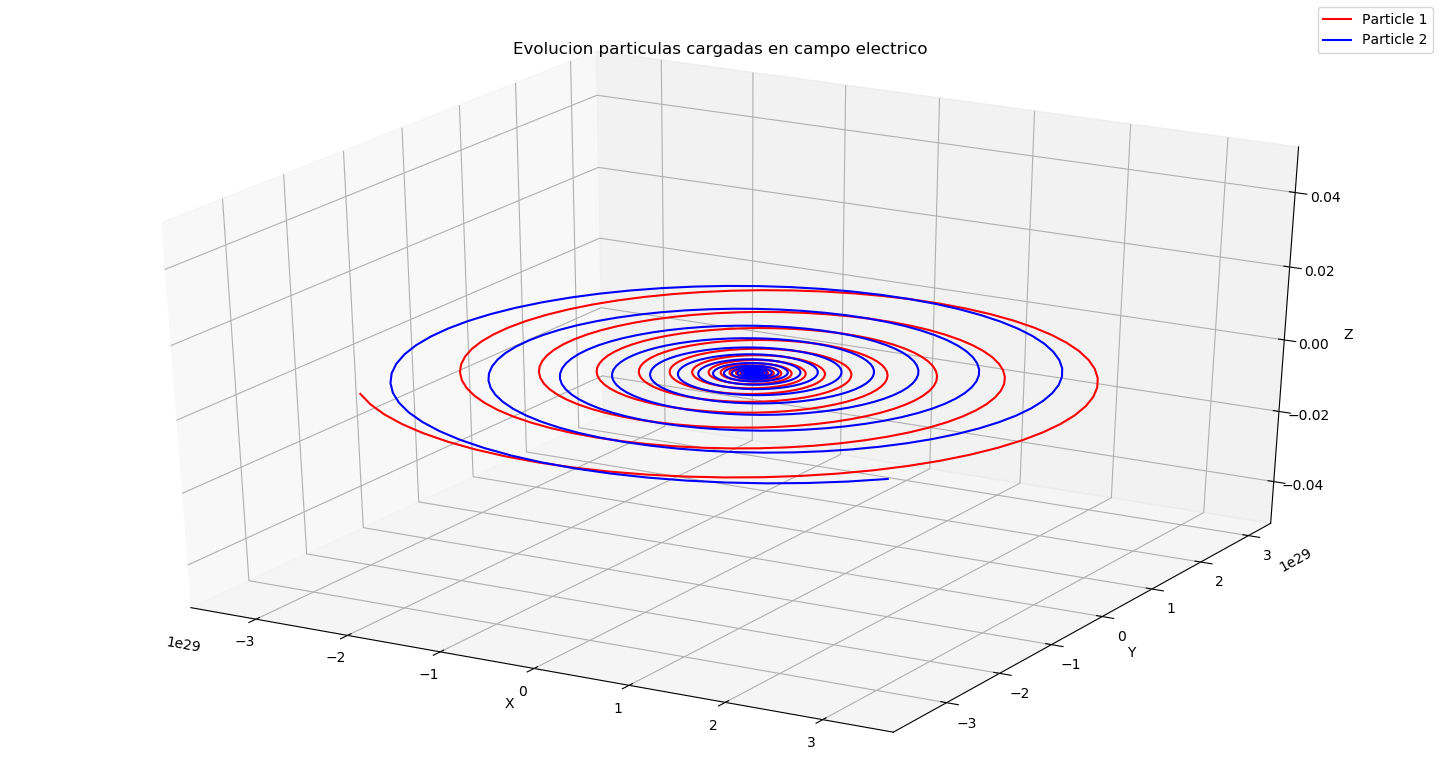

Reproduce this figure in Python.

import numpy as np
import matplotlib.pyplot as plt
from mpl_toolkits.mplot3d import Axes3D


class Particle:

    #Atributos
    cargada = True

    #Instancias

    def __init__(self, x, y, z, vx, vy, vz, m, carga):

        self.X=x
        self.Y=y
        self.Z=z
        self.VX=vx
        self.VY=vy
        self.VZ=vz
        self.M=m
        self.Carga=carga
    

    def Fuerza(self, Ex, Ey, Ez):

        BZ = 10.0
        Fx = self.Carga*(Ex + self.VY*BZ)
        Fy = self.Carga*(Ey - self.VX*BZ)
        Fz = self.Carga*Ez

        return Fx,Fy,Fz

        
    def Vel_evol(self, ax, ay, az, t):

        self.VX = self.VX + ax*t
        self.VY = self.VY + ay*t
        self.VZ = self.VZ + az*t


    def Pos_evol(self, ax, ay, az, t):

       self.X = self.X + (self.VX * t) + (0.5*ax*t*t)
       self.Y = self.Y + (self.VY * t) + (0.5*ay*t*t)
       self.Z = self.Z + (self.VZ * t) + (0.5*az*t*t)
       

Part1 = Particle(0.0, 0.0, 0.0, 0.0, 0.0, 0.0, 10.0, 1)
Part2 = Particle(1.0, 0.0, 0.0, 0.0, 0.0, 0.0, 10.0, -1)



x1 = []
y1 = []
z1 = []

x2 = []
y2 = []
z2 = []

for i in range(0, 10000):
    if ((Part2.X-Part1.X)**(2) + (Part2.Y-Part1.Y)**(2) + (Part2.Z-Part1.Z)**(2)) == 0: break

    Ex2 = (Part2.Carga*(Part1.X-Part2.X))/(4*np.pi*(8.8541e-12)*((Part1.X-Part2.X)**(2) + (Part1.Y-Part2.Y)**(2) + (Part1.Z-Part2.Z)**(2))**(3/2))
    Ey2 = (Part2.Carga*(Part1.Y-Part2.Y))/(4*np.pi*8.8541e-12*((Part1.X-Part2.X)**(2) + (Part1.Y-Part2.Y)**(2) + (Part1.Z-Part2.Z)**(2))**(3/2))
    Ez2 = (Part2.Carga*(Part1.Z-Part2.Z))/(4*np.pi*8.8541e-12*((Part1.X-Part2.X)**(2) + (Part1.Y-Part2.Y)**(2) + (Part1.Z-Part2.Z)**(2))**(3/2))
    
    Ex1 = (Part1.Carga*(-Part1.X+Part2.X))/(4*np.pi*8.8541e-12*((Part2.X-Part1.X)**(2) + (Part2.Y-Part1.Y)**(2) + (Part2.Z-Part1.Z)**(2))**(3/2))
    Ey1 = (Part1.Carga*(-Part1.Y+Part2.Y))/(4*np.pi*8.8541e-12*((Part2.X-Part1.X)**(2) + (Part2.Y-Part1.Y)**(2) + (Part2.Z-Part1.Z)**(2))**(3/2))
    Ez1 = (Part1.Carga*(-Part1.Z+Part2.Z))/(4*np.pi*8.8541e-12*((Part2.X-Part1.X)**(2) + (Part2.Y-Part1.Y)**(2) + (Part2.Z-Part1.Z)**(2))**(3/2))

    Fx, Fy, Fz =Part1.Fuerza(Ex2, Ey2, Ez2)
    Fx2, Fy2, Fz2 =Part2.Fuerza(Ex1, Ey1, Ez1)
    
    Part1.Vel_evol(Fx/Part1.M, Fy/Part1.M, Fz/Part1.M, 0.1)
    Part1.Pos_evol(Fx/Part1.M, Fy/Part1.M, Fz/Part1.M, 0.1)
    Part2.Vel_evol(Fx2/Part2.M, Fy2/Part2.M, Fz2/Part2.M, 0.1)
    Part2.Pos_evol(Fx2/Part2.M, Fy2/Part2.M, Fz2/Part2.M, 0.1)
 

    x1.append(Part1.X)
    y1.append(Part1.Y)
    z1.append(Part1.Z)

    x2.append(Part2.X)
    y2.append(Part2.Y)
    z2.append(Part2.Z)
    


fig = plt.figure(figsize = (10,10))
ax = Axes3D(fig)
ax.plot(x1,y1,z1, label = "Particle 1", color = 'red')
ax.plot(x2,y2,z2, label = "Particle 2", color = 'blue')

ax.set_xlabel('X')
ax.set_ylabel('Y')
ax.set_zlabel('Z')

ax.set_title('Evolucion particulas cargadas en campo electrico')
plt.legend()
plt.show()
